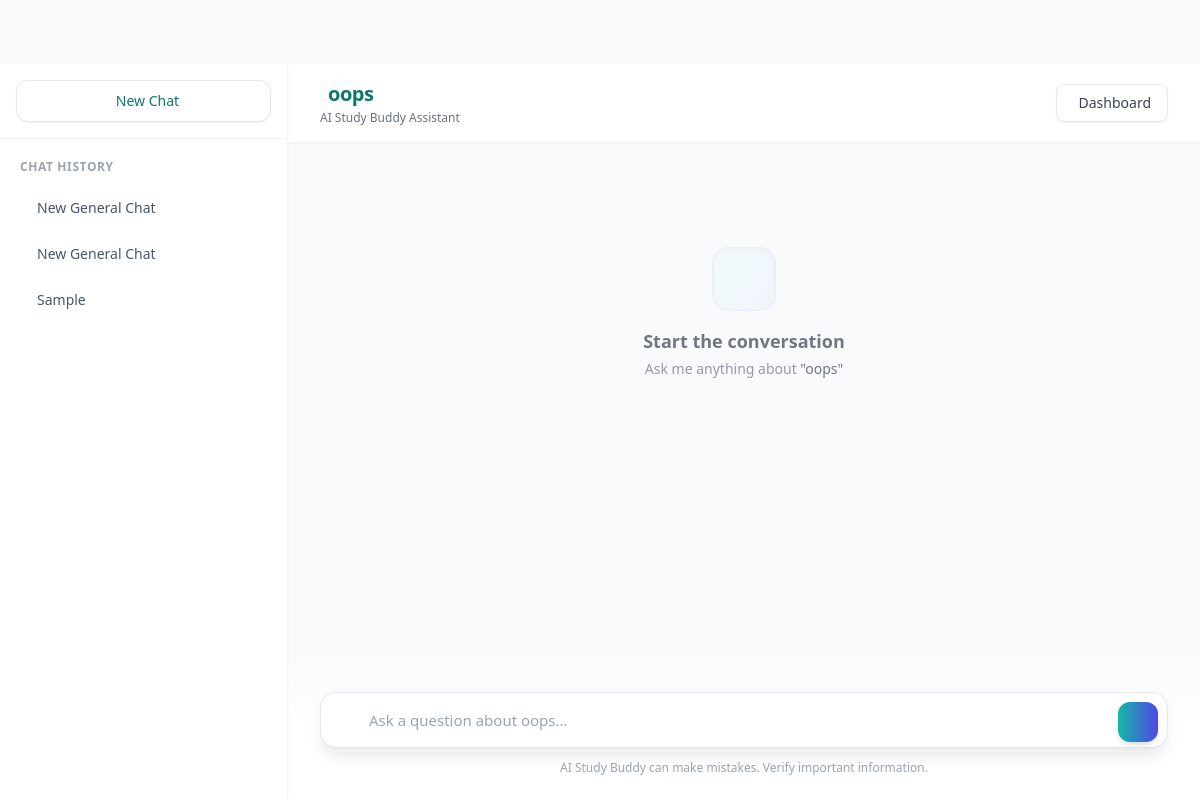
Page /learning/chat/8/ (signed in) on the committed database.
### learning/models.py (models this page shows)
class StudyDocument(models.Model):
    user = models.ForeignKey(User, on_delete=models.CASCADE)
    title = models.CharField(max_length=255)
    file = models.FileField(upload_to='documents/', null=True, blank=True)
    uploaded_at = models.DateTimeField(auto_now_add=True)

### learning/views.py (the view, shortened to what this page needs)
# urls.py: path("chat/<int:doc_id>/", views.chat_view, name="chat"),
@login_required
def chat_view(request, doc_id):
    document = StudyDocument.objects.get(id=doc_id, user=request.user)
    messages = ChatMessage.objects.filter(
        user=request.user,
        document=document
    ).order_by("created_at")
    user_documents = StudyDocument.objects.filter(
        user=request.user
    ).annotate(
        num_messages=models.Count('chatmessage')
    ).filter(
        models.Q(num_messages__gt=0) | models.Q(file='') | models.Q(file__isnull=True)
    ).order_by("-uploaded_at")
    return render(request, "learning/chat.html", {
        "messages": messages,
        "document": document,
        "user_documents": user_documents
    })

### templates/learning/chat.html (shortened to what this page needs)
{% extends 'base.html' %}
{% block content %}
<div class="fixed inset-0 pt-16 mt-0 flex flex-row bg-slate-50 dark:bg-slate-900 transition-colors">
    <div
        class="hidden md:flex flex-col w-72 bg-white dark:bg-slate-800 border-r border-gray-100 dark:border-slate-700 h-full z-20 shadow-sm flex-shrink-0 transition-colors">
        <div class="p-4 border-b border-gray-100 dark:border-slate-700 flex flex-col gap-2">
            <a href="{% url 'new_chat' %}"
                class="flex items-center justify-center gap-2 w-full bg-white dark:bg-slate-700 border border-gray-200 dark:border-slate-600 hover:border-teal-300 dark:hover:border-teal-400 hover:bg-teal-50 dark:hover:bg-slate-600 text-teal-700 dark:text-teal-400 text-sm font-medium py-2.5 px-4 rounded-xl transition shadow-sm">
                 New Chat
            </a>
        </div>
        <div class="flex-1 overflow-y-auto p-3 space-y-1">
            <p class="text-xs font-semibold text-gray-400 dark:text-gray-500 uppercase tracking-wider pl-2 mb-3 mt-2">
                Chat History</p>
            {% for doc in user_documents %}
            <div
                class="group flex items-center justify-between px-3 py-2.5 rounded-lg text-sm transition-colors {% if doc.id == document.id %}bg-teal-50 dark:bg-slate-700 text-teal-700 dark:text-teal-300 font-medium border border-teal-100/50 dark:border-slate-600 shadow-sm{% else %}text-gray-600 dark:text-gray-400 hover:bg-gray-50 dark:hover:bg-slate-700 hover:text-gray-900 dark:hover:text-gray-200 border border-transparent{% endif %}">
                <a href="{% url 'chat' doc.id %}" class="flex items-center gap-3 flex-1 min-w-0 pr-2">
                    <span class="truncate">{{ doc.title }}</span>
                </a>
            </div>
            {% endfor %}
        </div>
    </div>
    <div class="flex-1 flex flex-col h-full relative min-w-0 bg-slate-50 dark:bg-slate-900 transition-colors">
        <div
            class="bg-white/90 dark:bg-slate-800/90 backdrop-blur-md border-b border-gray-100 dark:border-slate-700 px-4 sm:px-6 lg:px-8 py-4 flex justify-between items-center z-10 shadow-sm transition-colors">
            <div class="max-w-7xl mx-auto w-full flex justify-between items-center">
                <div>
                    <h2
                        class="text-xl font-bold text-teal-700 dark:text-teal-400 tracking-tight flex items-center gap-2">
                        {{ document.title }}
                    </h2>
                    <p class="text-xs text-gray-500 dark:text-gray-400 mt-0.5">AI Study Buddy Assistant</p>
                </div>
                <a href="{% url 'dashboard' %}"
                    class="flex items-center gap-1.5 bg-white dark:bg-slate-700 border border-gray-200 dark:border-slate-600 text-gray-700 dark:text-gray-200 text-sm font-medium px-4 py-2 rounded-lg hover:border-indigo-300 dark:hover:border-indigo-500 hover:text-indigo-600 dark:hover:text-indigo-400 transition shadow-sm">
                     Dashboard
                </a>
            </div>
        </div>
        <div class="flex-1 overflow-y-auto w-full scroll-smooth" id="chat-container">
            <div class="max-w-4xl mx-auto w-full p-6 space-y-6 pb-32">
                {% for msg in messages %}
                <div class="flex justify-end mb-6">
                    <div class="max-w-[80%] md:max-w-2xl">
                        <div
                            class="bg-indigo-50 dark:bg-indigo-900/30 text-gray-800 dark:text-gray-200 px-5 py-3.5 rounded-2xl rounded-tr-sm shadow-sm border border-indigo-100 dark:border-indigo-800/50 leading-relaxed text-[15px]">
                            {{ msg.question }}
                        </div>
                    </div>
                </div>
                <div class="flex justify-start mb-6">
                    <div class="flex gap-4 max-w-[85%] md:max-w-3xl">
                        <div
                            class="flex-shrink-0 w-8 h-8 rounded-full bg-gradient-to-br from-teal-500 to-indigo-600 flex items-center justify-center shadow-md dark:shadow-none">
                            <ion-icon name="person-outline" class="text-white text-sm"></ion-icon>
                        </div>
                        <div
                            class="bg-white dark:bg-slate-800 px-5 py-4 rounded-2xl rounded-tl-sm shadow-sm ring-1 ring-gray-100 dark:ring-slate-700 text-gray-700 dark:text-gray-300 leading-relaxed text-[15px] prose prose-teal dark:prose-invert min-w-[200px] ai-message-content">
                            {{ msg.answer }}
                        </div>
                    </div>
                </div>
                {% empty %}
                <div class="flex flex-col items-center justify-center h-full mt-20 text-center space-y-4 opacity-70">
                    <div
                        class="w-16 h-16 rounded-2xl bg-gradient-to-br from-teal-50 to-indigo-50 dark:from-slate-800 dark:to-slate-800 border border-indigo-100 dark:border-slate-700 flex items-center justify-center text-3xl text-indigo-400 dark:text-indigo-500 shadow-inner">
                    </div>
                    <div>
                        <h3 class="text-lg font-semibold text-gray-700 dark:text-gray-300">Start the conversation</h3>
                        <p class="text-sm text-gray-500 dark:text-gray-400 mt-1 max-w-sm">Ask me anything about <span
                                class="font-medium text-gray-700 dark:text-gray-200">"{{ document.title }}"</span></p>
                    </div>
                </div>
                {% endfor %}
            </div>
        </div>
        <div
            class="absolute bottom-0 left-0 w-full bg-gradient-to-t from-white via-white to-transparent dark:from-slate-900 dark:via-slate-900 pt-10 pb-6 transition-colors">
            <div class="max-w-4xl mx-auto px-6">
                <form method="POST" class="relative group">
                    <input type="text" name="question" placeholder="Ask a question about {{ document.title }}..."
                        class="w-full pl-12 pr-16 py-4 bg-white dark:bg-slate-800 border border-gray-200 dark:border-slate-700 rounded-2xl shadow-lg ring-4 ring-gray-50/50 dark:ring-slate-900/50 focus:ring-teal-50 dark:focus:ring-slate-800 focus:border-teal-400 text-gray-900 dark:text-white transition-all placeholder-gray-400 dark:placeholder-gray-500 text-[15px]"
                        required autocomplete="off">
                    <button type="submit" id="send-button"
                        class="absolute right-2.5 top-2.5 bottom-2.5 bg-gradient-to-r from-teal-500 to-indigo-600 hover:from-teal-600 hover:to-indigo-700 text-white w-10 h-10 rounded-xl flex items-center justify-center shadow-md dark:shadow-none transition-transform hover:scale-105">
                    </button>
                </form>
                <p class="text-center text-xs text-gray-400 dark:text-gray-500 mt-3 font-medium">AI Study Buddy can make
                    mistakes. Verify important information.</p>
            </div>
        </div>
    </div>
    {% endblock %}

### rows in the picture
StudyDocument: title "New General Chat"
StudyDocument: title "New General Chat"
StudyDocument: title "Sample"
StudyDocument: title "oops"
